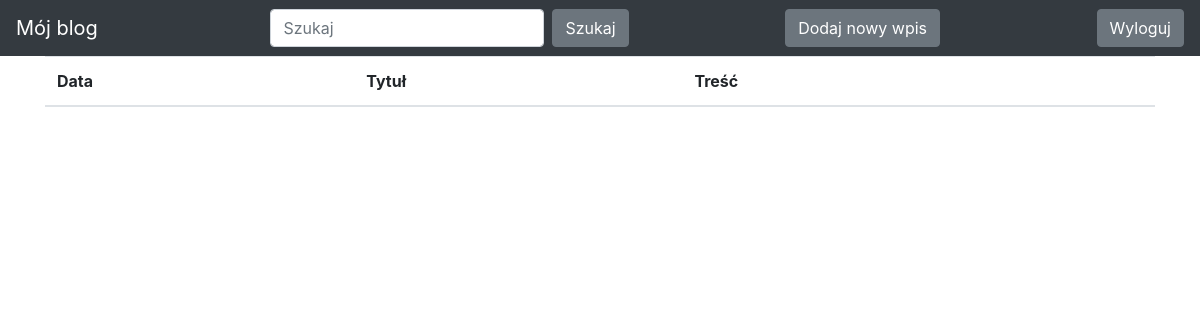
The page /drafts/ (signed in) on the database as committed earlier.
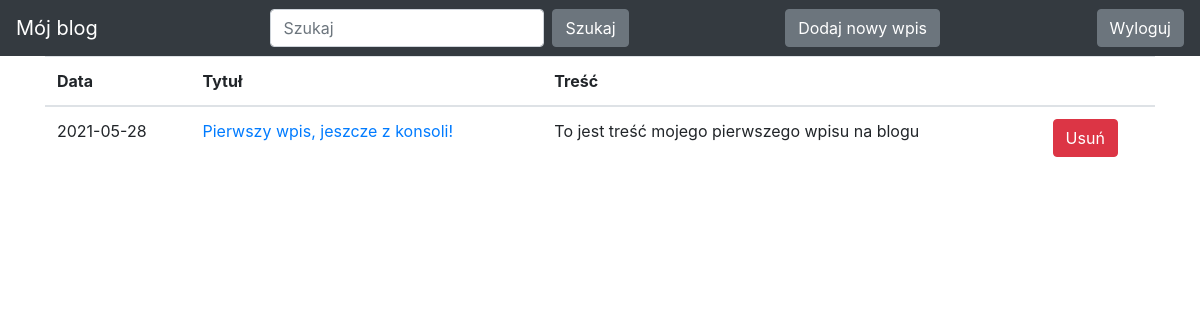
The same page on the database as committed later.
### blog/models.py (models this page shows)
class Entry(db.Model):
    id = db.Column(db.Integer, primary_key=True)
    title = db.Column(db.String(80), nullable=False)
    body = db.Column(db.Text, nullable=False)
    pub_date = db.Column(db.DateTime, nullable=False,
                         default=datetime.datetime.utcnow)
    is_published = db.Column(db.Boolean, default=False)

### blog/routes.py (the view)
@app.route('/drafts/', methods=['GET'])
@login_required
def list_drafts():
    drafts = Entry.query.filter_by(is_published=False).order_by(Entry.pub_date.desc())
    return render_template("drafts.html", drafts=drafts)

### blog/routes.py (called while the page is built)
def login_required(view_func):
    @functools.wraps(view_func)
    def check_permissions(*args, **kwargs):
        if session.get('logged_in'):
            return view_func(*args, **kwargs)
        return redirect(url_for('login', next=request.path))
    return check_permissions

### blog/templates/drafts.html (shortened to what this page needs)
<!DOCTYPE html>
<html lang="en">
{% extends "base.html" %}
{% block content %}
<table class="table">
  <thead>
    <tr>
      <th scope="col">Data</th>
      <th scope="col">Tytuł</th>
      <th scope="col">Treść</th>
      <th scope="col"></th>
    </tr>
  </thead>
    <tbody>
  {% for post in drafts %}
    <tr>
       <td>
           {{ post.pub_date.strftime('%Y-%m-%d') }}
       </td>
       <td>
           <a href="{{ url_for('edit_entry', entry_id=post.id) }}">
               {{ post.title }}
           </a>
       </td>
       <td>{{ post.body|truncate(100, true) }}</td>
        <td>
            <button class="btn btn-danger my-2 my-sm-0" type="submit"><a href="/" style="text-decoration: none; color: white">Usuń</a></button>
        </td>
     </tr>
     {% endfor %}
   </tbody>
 </table>
{% endblock %}

### blog/templates/base.html (shortened to what this page needs)
<!DOCTYPE html>
<html lang="en">
<head>
    <link rel="stylesheet" href="https://stackpath.bootstrapcdn.com/bootstrap/4.3.1/css/bootstrap.min.css"
>
</head>
<body>
<nav class="navbar navbar-expand-lg navbar-dark bg-dark static-top">
        <a class="navbar-brand" href="#!">Mój blog</a>
        <div class="collapse navbar-collapse" id="navbarsExampleDefault">
            <form class="form-inline my-2 my-lg-0">
                <input class="form-control mr-sm-2" type="text" placeholder="Szukaj" aria-label="Szukaj">
                <button class="btn btn-secondary my-2 my-sm-0" type="submit">Szukaj</button>
            </form>
        </div>
        <div class="collapse navbar-collapse" id="navbarsExampleDefault1">
                <button class="btn btn-secondary my-2 my-sm-0" type="submit"><a href="/new-post/" style="text-decoration: none; color: white">Dodaj nowy wpis</a></button>
        </div>
        <div class="collapse navbar-collapse" id="navbarsExampleDefault2">
                {% if session.logged_in %}
                <form class="form-inline my-2 my-lg-0" action="{{ url_for('logout') }}" method="POST">
                <button class="btn btn-secondary my-2 my-sm-0" type="submit">Wyloguj</button>
                </form>
                {% else %}
                <a href="{{ url_for('login') }}" class="btn btn-secondary my-2 my-lg-0">Zaloguj</a>
                {% endif %}
        </div>
</nav>
<main role="main" class="container">
   {% block content %}
   {% endblock %}
 </main>
</body>
</html>

Rows that differ between the two databases and show on the page:
added Entry: pub_date "2021-05-28", title "Pierwszy wpis, jeszcze z konsoli!", body "To jest treść mojego pierwszego wpisu na blogu"
